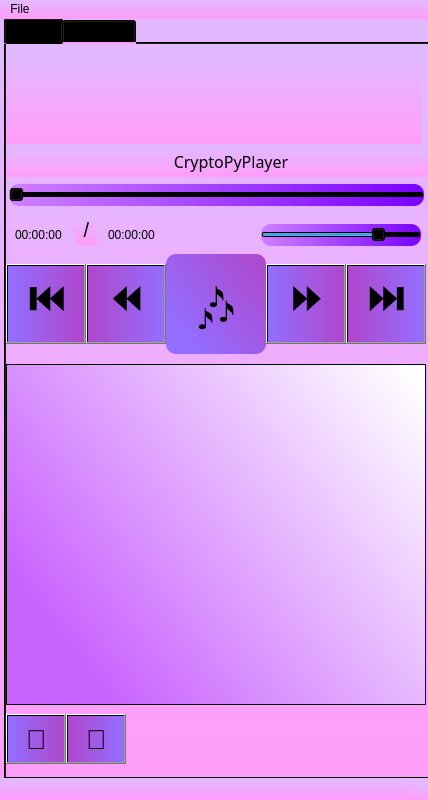
<?xml version="1.0" encoding="UTF-8"?>
<ui version="4.0">
 <class>MainWindow</class>
 <widget class="QMainWindow" name="MainWindow">
  <property name="geometry">
   <rect>
    <x>0</x>
    <y>0</y>
    <width>428</width>
    <height>800</height>
   </rect>
  </property>
  <property name="cursor">
   <cursorShape>ArrowCursor</cursorShape>
  </property>
  <property name="mouseTracking">
   <bool>false</bool>
  </property>
  <property name="windowTitle">
   <string>CryptoPyPlayer</string>
  </property>
  <property name="styleSheet">
   <string notr="true">background-color: qlineargradient(spread:pad, x1:1, y1:1, x2:1, y2:0.0227273, stop:0 rgb(255, 157, 251), stop:1 rgb(226, 185, 255))</string>
  </property>
  <widget class="QWidget" name="centralwidget">
   <widget class="QTabWidget" name="tabWidget">
    <property name="geometry">
     <rect>
      <x>4</x>
      <y>-1</y>
      <width>431</width>
      <height>761</height>
     </rect>
    </property>
    <property name="styleSheet">
     <string notr="true"/>
    </property>
    <property name="currentIndex">
     <number>0</number>
    </property>
    <widget class="QWidget" name="tab">
     <attribute name="title">
      <string>Player</string>
     </attribute>
     <widget class="QPushButton" name="pushButton_next">
      <property name="geometry">
       <rect>
        <x>340</x>
        <y>220</y>
        <width>80</width>
        <height>80</height>
       </rect>
      </property>
      <property name="font">
       <font>
        <family>Yu Gothic UI Semibold</family>
        <pointsize>30</pointsize>
        <weight>75</weight>
        <bold>true</bold>
       </font>
      </property>
      <property name="styleSheet">
       <string notr="true">background-color:qlineargradient(spread:pad, x1:0, y1:0, x2:1, y2:0, stop:0 rgba(176, 71, 203, 255), stop:1 rgba(147, 110, 255, 255))</string>
      </property>
      <property name="text">
       <string>⏭️</string>
      </property>
     </widget>
     <widget class="QPushButton" name="pushButton_prev5sec">
      <property name="geometry">
       <rect>
        <x>80</x>
        <y>220</y>
        <width>80</width>
        <height>80</height>
       </rect>
      </property>
      <property name="font">
       <font>
        <family>Yu Gothic UI Semibold</family>
        <pointsize>30</pointsize>
        <weight>75</weight>
        <bold>true</bold>
       </font>
      </property>
      <property name="styleSheet">
       <string notr="true">background-color:qlineargradient(spread:pad, x1:0, y1:0, x2:1, y2:0, stop:0 rgba(176, 71, 203, 255), stop:1 rgba(147, 110, 255, 255))</string>
      </property>
      <property name="text">
       <string>⏪</string>
      </property>
     </widget>
     <widget class="QPushButton" name="pushButton_pause">
      <property name="geometry">
       <rect>
        <x>160</x>
        <y>210</y>
        <width>100</width>
        <height>100</height>
       </rect>
      </property>
      <property name="font">
       <font>
        <family>Yu Gothic UI Semibold</family>
        <pointsize>45</pointsize>
        <weight>75</weight>
        <bold>true</bold>
       </font>
      </property>
      <property name="styleSheet">
       <string notr="true">background-color:qlineargradient(spread:pad, x1:0.0746269, y1:0.722, x2:1, y2:0, stop:0 rgba(147, 110, 255, 255), stop:1 rgba(176, 71, 203, 255));
border-radius: 10px
</string>
      </property>
      <property name="text">
       <string>🎶</string>
      </property>
     </widget>
     <widget class="QPushButton" name="pushButton_next5sec">
      <property name="geometry">
       <rect>
        <x>260</x>
        <y>220</y>
        <width>80</width>
        <height>80</height>
       </rect>
      </property>
      <property name="font">
       <font>
        <family>Yu Gothic UI Semibold</family>
        <pointsize>30</pointsize>
        <weight>75</weight>
        <bold>true</bold>
       </font>
      </property>
      <property name="styleSheet">
       <string notr="true">background-color:qlineargradient(spread:pad, x1:0, y1:0, x2:1, y2:0, stop:0 rgba(147, 110, 255, 255), stop:1 rgba(176, 71, 203, 255))</string>
      </property>
      <property name="text">
       <string>⏩</string>
      </property>
     </widget>
     <widget class="QPushButton" name="pushButton_prev">
      <property name="geometry">
       <rect>
        <x>0</x>
        <y>220</y>
        <width>80</width>
        <height>80</height>
       </rect>
      </property>
      <property name="font">
       <font>
        <family>Yu Gothic UI Semibold</family>
        <pointsize>30</pointsize>
        <weight>75</weight>
        <bold>true</bold>
       </font>
      </property>
      <property name="styleSheet">
       <string notr="true">background-color:qlineargradient(spread:pad, x1:0, y1:0, x2:1, y2:0, stop:0 rgba(147, 110, 255, 255), stop:1 rgba(176, 71, 203, 255))</string>
      </property>
      <property name="text">
       <string>⏮️</string>
      </property>
     </widget>
     <widget class="QSlider" name="music_Slider">
      <property name="geometry">
       <rect>
        <x>3</x>
        <y>140</y>
        <width>415</width>
        <height>22</height>
       </rect>
      </property>
      <property name="sizeIncrement">
       <size>
        <width>10</width>
        <height>10</height>
       </size>
      </property>
      <property name="styleSheet">
       <string notr="true">background-color:qlineargradient(spread:pad, x1:0, y1:0, x2:1, y2:0, stop:0 rgba(207, 128, 255), stop:1 rgb(120, 2, 255));
 border-radius: 10px; </string>
      </property>
      <property name="orientation">
       <enum>Qt::Horizontal</enum>
      </property>
     </widget>
     <widget class="QTimeEdit" name="timeEdit_1">
      <property name="geometry">
       <rect>
        <x>-10</x>
        <y>180</y>
        <width>70</width>
        <height>22</height>
       </rect>
      </property>
      <property name="wrapping">
       <bool>false</bool>
      </property>
      <property name="frame">
       <bool>false</bool>
      </property>
      <property name="alignment">
       <set>Qt::AlignRight|Qt::AlignTrailing|Qt::AlignVCenter</set>
      </property>
      <property name="buttonSymbols">
       <enum>QAbstractSpinBox::NoButtons</enum>
      </property>
     </widget>
     <widget class="QTimeEdit" name="timeEdit_2">
      <property name="geometry">
       <rect>
        <x>100</x>
        <y>180</y>
        <width>70</width>
        <height>22</height>
       </rect>
      </property>
      <property name="wrapping">
       <bool>false</bool>
      </property>
      <property name="frame">
       <bool>false</bool>
      </property>
      <property name="buttonSymbols">
       <enum>QAbstractSpinBox::NoButtons</enum>
      </property>
     </widget>
     <widget class="QLabel" name="label">
      <property name="geometry">
       <rect>
        <x>70</x>
        <y>170</y>
        <width>21</width>
        <height>31</height>
       </rect>
      </property>
      <property name="font">
       <font>
        <pointsize>15</pointsize>
       </font>
      </property>
      <property name="styleSheet">
       <string notr="true">background-color: argb(0, 0, 0, 0)</string>
      </property>
      <property name="text">
       <string>/</string>
      </property>
      <property name="alignment">
       <set>Qt::AlignCenter</set>
      </property>
     </widget>
     <widget class="QSlider" name="volume_Slider">
      <property name="geometry">
       <rect>
        <x>255</x>
        <y>180</y>
        <width>160</width>
        <height>22</height>
       </rect>
      </property>
      <property name="styleSheet">
       <string notr="true">background-color:qlineargradient(spread:pad, x1:0, y1:0, x2:1, y2:0, stop:0 rgba(207, 128, 255), stop:1 rgb(120, 2, 255));
 border-radius: 10px; </string>
      </property>
      <property name="value">
       <number>75</number>
      </property>
      <property name="orientation">
       <enum>Qt::Horizontal</enum>
      </property>
     </widget>
     <widget class="QPushButton" name="pushButton_repeat">
      <property name="geometry">
       <rect>
        <x>0</x>
        <y>670</y>
        <width>60</width>
        <height>50</height>
       </rect>
      </property>
      <property name="font">
       <font>
        <pointsize>20</pointsize>
       </font>
      </property>
      <property name="styleSheet">
       <string notr="true">background-color:qlineargradient(spread:pad, x1:0, y1:0, x2:1, y2:0, stop:0 rgba(147, 110, 255, 255), stop:1 rgba(176, 71, 203, 255))</string>
      </property>
      <property name="text">
       <string>🔁</string>
      </property>
     </widget>
     <widget class="QPushButton" name="pushButton_shuffle">
      <property name="geometry">
       <rect>
        <x>60</x>
        <y>670</y>
        <width>60</width>
        <height>50</height>
       </rect>
      </property>
      <property name="font">
       <font>
        <pointsize>20</pointsize>
       </font>
      </property>
      <property name="styleSheet">
       <string notr="true">background-color:qlineargradient(spread:pad, x1:0, y1:0, x2:1, y2:0, stop:0 rgba(176, 71, 203, 255), stop:1 rgba(147, 110, 255, 255))</string>
      </property>
      <property name="text">
       <string>🔀</string>
      </property>
     </widget>
     <widget class="QListWidget" name="listWidget">
      <property name="geometry">
       <rect>
        <x>0</x>
        <y>320</y>
        <width>420</width>
        <height>341</height>
       </rect>
      </property>
      <property name="styleSheet">
       <string notr="true">background-color:qlineargradient(spread:pad, x1:0.0199005, y1:0.625, x2:1, y2:0, stop:0 rgba(201, 99, 255, 255), stop:0.970149 rgba(255, 255, 255, 255))</string>
      </property>
     </widget>
     <widget class="QWidget" name="audio_container" native="true">
      <property name="geometry">
       <rect>
        <x>0</x>
        <y>10</y>
        <width>415</width>
        <height>90</height>
       </rect>
      </property>
      <property name="styleSheet">
       <string notr="true">background-image: url(&quot;synthwave.jpg&quot;);

</string>
      </property>
     </widget>
     <widget class="QLabel" name="label_track">
      <property name="geometry">
       <rect>
        <x>-50</x>
        <y>102</y>
        <width>550</width>
        <height>31</height>
       </rect>
      </property>
      <property name="font">
       <font>
        <family>Segoe Print</family>
        <pointsize>12</pointsize>
       </font>
      </property>
      <property name="text">
       <string>CryptoPyPlayer</string>
      </property>
      <property name="textFormat">
       <enum>Qt::PlainText</enum>
      </property>
      <property name="alignment">
       <set>Qt::AlignCenter</set>
      </property>
     </widget>
    </widget>
    <widget class="QWidget" name="tab_2">
     <attribute name="title">
      <string>Equalizer</string>
     </attribute>
     <widget class="QPushButton" name="pushButton_mono">
      <property name="geometry">
       <rect>
        <x>10</x>
        <y>350</y>
        <width>150</width>
        <height>55</height>
       </rect>
      </property>
      <property name="font">
       <font>
        <pointsize>15</pointsize>
       </font>
      </property>
      <property name="text">
       <string>⚪Mono</string>
      </property>
     </widget>
     <widget class="QPushButton" name="pushButton_stereo">
      <property name="geometry">
       <rect>
        <x>10</x>
        <y>405</y>
        <width>150</width>
        <height>55</height>
       </rect>
      </property>
      <property name="font">
       <font>
        <pointsize>15</pointsize>
       </font>
      </property>
      <property name="text">
       <string>♾Stereo</string>
      </property>
     </widget>
     <widget class="QSlider" name="equ_1">
      <property name="geometry">
       <rect>
        <x>10</x>
        <y>90</y>
        <width>20</width>
        <height>200</height>
       </rect>
      </property>
      <property name="orientation">
       <enum>Qt::Vertical</enum>
      </property>
     </widget>
     <widget class="QSlider" name="equ_2">
      <property name="geometry">
       <rect>
        <x>50</x>
        <y>90</y>
        <width>20</width>
        <height>200</height>
       </rect>
      </property>
      <property name="orientation">
       <enum>Qt::Vertical</enum>
      </property>
     </widget>
     <widget class="QSlider" name="equ_3">
      <property name="geometry">
       <rect>
        <x>90</x>
        <y>90</y>
        <width>20</width>
        <height>200</height>
       </rect>
      </property>
      <property name="orientation">
       <enum>Qt::Vertical</enum>
      </property>
     </widget>
     <widget class="QSlider" name="equ_4">
      <property name="geometry">
       <rect>
        <x>130</x>
        <y>90</y>
        <width>20</width>
        <height>200</height>
       </rect>
      </property>
      <property name="orientation">
       <enum>Qt::Vertical</enum>
      </property>
     </widget>
     <widget class="QSlider" name="equ_5">
      <property name="geometry">
       <rect>
        <x>170</x>
        <y>90</y>
        <width>20</width>
        <height>200</height>
       </rect>
      </property>
      <property name="orientation">
       <enum>Qt::Vertical</enum>
      </property>
     </widget>
     <widget class="QSlider" name="equ_6">
      <property name="geometry">
       <rect>
        <x>210</x>
        <y>90</y>
        <width>20</width>
        <height>200</height>
       </rect>
      </property>
      <property name="orientation">
       <enum>Qt::Vertical</enum>
      </property>
     </widget>
     <widget class="QSlider" name="equ_7">
      <property name="geometry">
       <rect>
        <x>250</x>
        <y>90</y>
        <width>20</width>
        <height>200</height>
       </rect>
      </property>
      <property name="orientation">
       <enum>Qt::Vertical</enum>
      </property>
     </widget>
     <widget class="QSlider" name="equ_8">
      <property name="geometry">
       <rect>
        <x>290</x>
        <y>90</y>
        <width>20</width>
        <height>200</height>
       </rect>
      </property>
      <property name="orientation">
       <enum>Qt::Vertical</enum>
      </property>
     </widget>
     <widget class="QSlider" name="equ_9">
      <property name="geometry">
       <rect>
        <x>330</x>
        <y>90</y>
        <width>20</width>
        <height>200</height>
       </rect>
      </property>
      <property name="orientation">
       <enum>Qt::Vertical</enum>
      </property>
     </widget>
     <widget class="QSlider" name="equ_10">
      <property name="geometry">
       <rect>
        <x>370</x>
        <y>90</y>
        <width>20</width>
        <height>200</height>
       </rect>
      </property>
      <property name="orientation">
       <enum>Qt::Vertical</enum>
      </property>
     </widget>
     <widget class="QLCDNumber" name="equ_lcdNumber">
      <property name="geometry">
       <rect>
        <x>280</x>
        <y>350</y>
        <width>110</width>
        <height>110</height>
       </rect>
      </property>
     </widget>
     <widget class="QDial" name="equ_dial">
      <property name="geometry">
       <rect>
        <x>160</x>
        <y>350</y>
        <width>110</width>
        <height>110</height>
       </rect>
      </property>
      <property name="minimum">
       <number>-20</number>
      </property>
      <property name="maximum">
       <number>20</number>
      </property>
     </widget>
     <widget class="QComboBox" name="equ_presets_comboBox">
      <property name="geometry">
       <rect>
        <x>272</x>
        <y>60</y>
        <width>121</width>
        <height>21</height>
       </rect>
      </property>
      <item>
       <property name="text">
        <string>Default</string>
       </property>
      </item>
     </widget>
    </widget>
   </widget>
  </widget>
  <widget class="QMenuBar" name="menubar">
   <property name="geometry">
    <rect>
     <x>0</x>
     <y>0</y>
     <width>428</width>
     <height>26</height>
    </rect>
   </property>
   <widget class="QMenu" name="menuFile">
    <property name="title">
     <string>File</string>
    </property>
    <addaction name="actionAdd_folder"/>
   </widget>
   <addaction name="menuFile"/>
  </widget>
  <widget class="QStatusBar" name="statusbar"/>
  <action name="actionAdd_folder">
   <property name="text">
    <string>Add folder</string>
   </property>
  </action>
 </widget>
 <resources/>
 <connections/>
</ui>
